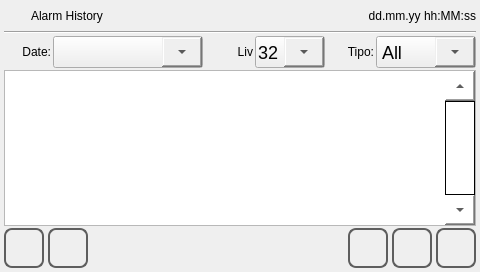
<?xml version="1.0" encoding="UTF-8"?>
<ui version="4.0">
 <class>alarms_history</class>
 <widget class="QWidget" name="alarms_history">
  <property name="geometry">
   <rect>
    <x>0</x>
    <y>0</y>
    <width>480</width>
    <height>272</height>
   </rect>
  </property>
  <property name="minimumSize">
   <size>
    <width>0</width>
    <height>0</height>
   </size>
  </property>
  <property name="maximumSize">
   <size>
    <width>16777215</width>
    <height>16777215</height>
   </size>
  </property>
  <property name="windowTitle">
   <string>alarms_history</string>
  </property>
  <property name="styleSheet">
   <string notr="true"/>
  </property>
  <layout class="QVBoxLayout" name="verticalLayout">
   <property name="spacing">
    <number>2</number>
   </property>
   <property name="margin">
    <number>4</number>
   </property>
   <item>
    <layout class="QHBoxLayout" name="horizontalLayout">
     <property name="sizeConstraint">
      <enum>QLayout::SetMinimumSize</enum>
     </property>
     <item>
      <widget class="QLabel" name="labelIcon">
       <property name="minimumSize">
        <size>
         <width>25</width>
         <height>25</height>
        </size>
       </property>
       <property name="maximumSize">
        <size>
         <width>25</width>
         <height>25</height>
        </size>
       </property>
       <property name="focusPolicy">
        <enum>Qt::NoFocus</enum>
       </property>
       <property name="styleSheet">
        <string notr="true">border-image: url(:/systemicons/img/Error.png);</string>
       </property>
       <property name="text">
        <string/>
       </property>
      </widget>
     </item>
     <item>
      <widget class="QLabel" name="labelTitle">
       <property name="sizePolicy">
        <sizepolicy hsizetype="Preferred" vsizetype="Fixed">
         <horstretch>0</horstretch>
         <verstretch>0</verstretch>
        </sizepolicy>
       </property>
       <property name="focusPolicy">
        <enum>Qt::NoFocus</enum>
       </property>
       <property name="text">
        <string>Alarm History</string>
       </property>
      </widget>
     </item>
     <item>
      <widget class="QLabel" name="labelUserName">
       <property name="text">
        <string/>
       </property>
      </widget>
     </item>
     <item>
      <widget class="QLabel" name="labelDataOra">
       <property name="sizePolicy">
        <sizepolicy hsizetype="Preferred" vsizetype="Fixed">
         <horstretch>0</horstretch>
         <verstretch>0</verstretch>
        </sizepolicy>
       </property>
       <property name="focusPolicy">
        <enum>Qt::NoFocus</enum>
       </property>
       <property name="text">
        <string>dd.mm.yy hh:MM:ss</string>
       </property>
       <property name="alignment">
        <set>Qt::AlignRight|Qt::AlignTrailing|Qt::AlignVCenter</set>
       </property>
      </widget>
     </item>
    </layout>
   </item>
   <item>
    <widget class="Line" name="line">
     <property name="focusPolicy">
      <enum>Qt::NoFocus</enum>
     </property>
     <property name="orientation">
      <enum>Qt::Horizontal</enum>
     </property>
    </widget>
   </item>
   <item>
    <layout class="QHBoxLayout" name="horizontalLayout_4">
     <item>
      <widget class="QLabel" name="labelDate">
       <property name="text">
        <string>Date:</string>
       </property>
       <property name="alignment">
        <set>Qt::AlignRight|Qt::AlignTrailing|Qt::AlignVCenter</set>
       </property>
      </widget>
     </item>
     <item>
      <widget class="QComboBox" name="comboBoxDate">
       <property name="sizePolicy">
        <sizepolicy hsizetype="MinimumExpanding" vsizetype="Fixed">
         <horstretch>0</horstretch>
         <verstretch>0</verstretch>
        </sizepolicy>
       </property>
       <property name="minimumSize">
        <size>
         <width>150</width>
         <height>34</height>
        </size>
       </property>
       <property name="maximumSize">
        <size>
         <width>150</width>
         <height>35</height>
        </size>
       </property>
       <property name="styleSheet">
        <string notr="true">/* Combobox item */
QAbstractItemView {
	/* padding of each item (top,right,bottom,left) */
	padding: 2 0 2 0;
	font-size: 18px;
}

/* Sets up scrollbar size, border, color */
QScrollBar:vertical {
	width: 40px;
	/* margin sets up how far the handle can travel (top,right,bottom,left) */
	margin: 40px 0px 40px 0px;
}

/* Sets up the color and height of handle (cursor) */
QScrollBar::handle:vertical {
	min-height:40px;
}

/* bottom button (set height at 0px to remove)*/
QScrollBar::add-line:vertical {
	height: 40px;
	subcontrol-position: bottom;
	subcontrol-origin: margin;
}

/* top button (set height at 0px to remove)*/
QScrollBar::sub-line:vertical {
	height: 40px;
	subcontrol-position: top;
	subcontrol-origin: margin;
	background-color: rgb(0, 255, 0);
}

/* need this to get rid of crosshatching on scrollbar background */
QScrollBar::add-page:vertical, QScrollBar::sub-page:vertical {
	background: none;
}

/* Combobox main item */
QComboBox {
	padding-left: 2px;
	font-size: 18px;
	min-height: 30px;
}

/* drop down button */
QComboBox::drop-down {
	min-width: 40px;
}
</string>
       </property>
      </widget>
     </item>
     <item>
      <widget class="QLabel" name="labelLevel">
       <property name="text">
        <string>Liv</string>
       </property>
       <property name="alignment">
        <set>Qt::AlignRight|Qt::AlignTrailing|Qt::AlignVCenter</set>
       </property>
      </widget>
     </item>
     <item>
      <widget class="QComboBox" name="comboBoxLevel">
       <property name="sizePolicy">
        <sizepolicy hsizetype="Minimum" vsizetype="Fixed">
         <horstretch>0</horstretch>
         <verstretch>0</verstretch>
        </sizepolicy>
       </property>
       <property name="minimumSize">
        <size>
         <width>70</width>
         <height>34</height>
        </size>
       </property>
       <property name="maximumSize">
        <size>
         <width>70</width>
         <height>35</height>
        </size>
       </property>
       <property name="styleSheet">
        <string notr="true">/* Combobox item */
QAbstractItemView {
	/* padding of each item (top,right,bottom,left) */
	padding: 2 0 2 0;
	font-size: 18px;
}

/* Sets up scrollbar size, border, color */
QScrollBar:vertical {
	width: 40px;
	/* margin sets up how far the handle can travel (top,right,bottom,left) */
	margin: 40px 0px 40px 0px;
}

/* Sets up the color and height of handle (cursor) */
QScrollBar::handle:vertical {
	min-height:40px;
}

/* bottom button (set height at 0px to remove)*/
QScrollBar::add-line:vertical {
	height: 40px;
	subcontrol-position: bottom;
	subcontrol-origin: margin;
}

/* top button (set height at 0px to remove)*/
QScrollBar::sub-line:vertical {
	height: 40px;
	subcontrol-position: top;
	subcontrol-origin: margin;
	background-color: rgb(0, 255, 0);
}

/* need this to get rid of crosshatching on scrollbar background */
QScrollBar::add-page:vertical, QScrollBar::sub-page:vertical {
	background: none;
}

/* Combobox main item */
QComboBox {
	padding-left: 2px;
	font-size: 18px;
	min-height: 30px;
}

/* drop down button */
QComboBox::drop-down {
	min-width: 40px;
}
</string>
       </property>
       <item>
        <property name="text">
         <string>32</string>
        </property>
       </item>
      </widget>
     </item>
     <item>
      <widget class="QLabel" name="labelType">
       <property name="text">
        <string>Tipo:</string>
       </property>
       <property name="alignment">
        <set>Qt::AlignRight|Qt::AlignTrailing|Qt::AlignVCenter</set>
       </property>
      </widget>
     </item>
     <item>
      <widget class="QComboBox" name="comboBoxType">
       <property name="sizePolicy">
        <sizepolicy hsizetype="Fixed" vsizetype="Fixed">
         <horstretch>0</horstretch>
         <verstretch>0</verstretch>
        </sizepolicy>
       </property>
       <property name="minimumSize">
        <size>
         <width>100</width>
         <height>34</height>
        </size>
       </property>
       <property name="maximumSize">
        <size>
         <width>100</width>
         <height>35</height>
        </size>
       </property>
       <property name="styleSheet">
        <string notr="true">    QAbstractItemView {
     padding: 5 5 16 5;
     font-size: 18px;
    }
     
    /* Sets up scrollbar size, border, color */
      QScrollBar:vertical {
          width: 40px;
      /* margin sets up how far the handle can travel*/
       margin: 0px 0px 0px 0px;
      }
     
    /* Sets up the color and height of handle */
      QScrollBar::handle:vertical {
          min-height:40px;
	background-color: rgb(0, 0, 0);
      }
     
    /* This remvoes the bottom button by setting the height to 0px */
      QScrollBar::add-line:vertical {
       height: 0px;
          subcontrol-position: bottom;
          subcontrol-origin: margin;
      }
     
    /* This remvoes the top button by setting the height to 0px */
      QScrollBar::sub-line:vertical {
         height: 0px;
          subcontrol-position: top;
          subcontrol-origin: margin;
      }
     
    /* need this to get rid of crosshatching on scrollbar background */
      QScrollBar::add-page:vertical, QScrollBar::sub-page:vertical {
          background: none;
      }
     
    QComboBox {
     padding-left: 5px;
     font-size: 18px;
     min-height: 30px;
 }
     
    QComboBox::drop-down {
    min-width: 40px;
    }
</string>
       </property>
       <item>
        <property name="text">
         <string>All</string>
        </property>
       </item>
       <item>
        <property name="text">
         <string>Alarm</string>
        </property>
       </item>
       <item>
        <property name="text">
         <string>Event</string>
        </property>
       </item>
      </widget>
     </item>
    </layout>
   </item>
   <item>
    <layout class="QHBoxLayout" name="horizontalLayout_3">
     <property name="spacing">
      <number>2</number>
     </property>
     <item>
      <widget class="QListWidget" name="listWidget">
       <property name="font">
        <font>
         <family>Ubuntu</family>
         <pointsize>16</pointsize>
         <weight>50</weight>
         <italic>false</italic>
         <bold>false</bold>
        </font>
       </property>
       <property name="focusPolicy">
        <enum>Qt::NoFocus</enum>
       </property>
       <property name="styleSheet">
        <string notr="true">QListWidget
{
	font: 16pt &quot;Ubuntu&quot;;
}
QScrollBar:vertical
{
        border-top: 30px solid #999999;
        border-bottom: 30px solid #999999;
        background:white;
        width:30px;    
        margin: 0px 0px 0px 0px;
}
QScrollBar::handle:vertical 
{
        border: 1px solid black;
	    background: rgb(255, 255, 255);
        min-height: 10px;
}
QScrollBar::add-line:vertical
{
        height: 30px;
	    background: rgb(255, 255, 255);
        subcontrol-position: bottom;
        subcontrol-origin: margin;
	image: url(:/systemicons/img/Down.png);
}
QScrollBar::sub-line:vertical 
{
       height: 30px;
	    background: rgb(255, 255, 255);
        subcontrol-position: top;
	    subcontrol-origin: margin;
	image: url(:/systemicons/img/Up.png);
}

QScrollBar:horizontal
{
        border-left: 30px solid #999999;
        border-right: 30px solid #999999;
        background:white;
        height:30px;    
        margin: 0px 0px 0px 0px;
}
QScrollBar::handle:horizontal 
{
        border: 1px solid black;
	    background: rgb(255, 255, 255);
        min-width: 10px;
}
QScrollBar::add-line:horizontal
{
        width: 30px;
	    background: rgb(255, 255, 255);
        subcontrol-position: left;
        subcontrol-origin: margin;
	image: url(:/icons/img/left.png);
}
QScrollBar::sub-line:horizontal 
{
       width: 30px;
	    background: rgb(255, 255, 255);
        subcontrol-position: right;
	    subcontrol-origin: margin;
	image: url(:/icons/img/right.png);
}</string>
       </property>
       <property name="verticalScrollBarPolicy">
        <enum>Qt::ScrollBarAlwaysOn</enum>
       </property>
       <property name="alternatingRowColors">
        <bool>true</bool>
       </property>
      </widget>
     </item>
    </layout>
   </item>
   <item>
    <layout class="QHBoxLayout" name="horizontalLayout_2">
     <property name="spacing">
      <number>4</number>
     </property>
     <item>
      <widget class="QPushButton" name="pushButtonHome">
       <property name="sizePolicy">
        <sizepolicy hsizetype="Minimum" vsizetype="Fixed">
         <horstretch>60</horstretch>
         <verstretch>60</verstretch>
        </sizepolicy>
       </property>
       <property name="minimumSize">
        <size>
         <width>40</width>
         <height>40</height>
        </size>
       </property>
       <property name="maximumSize">
        <size>
         <width>40</width>
         <height>40</height>
        </size>
       </property>
       <property name="focusPolicy">
        <enum>Qt::NoFocus</enum>
       </property>
       <property name="styleSheet">
        <string notr="true">QPushButton
{
border: 2px solid  rgb(94, 94, 94);
border-radius: 8px;
qproperty-icon: url(:/systemicons/img/Home.png);
qproperty-iconSize: 24px 24px;
qproperty-focusPolicy: NoFocus;
}
QPushButton:pressed
{
border: 2px solid  rgb(194, 194, 194);
background-color:  rgb(255, 255, 127);
}
QPushButton:disabled
{
border: 2px solid  rgb(194, 194, 194);
}
</string>
       </property>
       <property name="text">
        <string/>
       </property>
      </widget>
     </item>
     <item>
      <widget class="QPushButton" name="pushButtonBack">
       <property name="sizePolicy">
        <sizepolicy hsizetype="Minimum" vsizetype="Fixed">
         <horstretch>60</horstretch>
         <verstretch>60</verstretch>
        </sizepolicy>
       </property>
       <property name="minimumSize">
        <size>
         <width>40</width>
         <height>40</height>
        </size>
       </property>
       <property name="maximumSize">
        <size>
         <width>40</width>
         <height>40</height>
        </size>
       </property>
       <property name="focusPolicy">
        <enum>Qt::NoFocus</enum>
       </property>
       <property name="styleSheet">
        <string notr="true">QPushButton
{
border: 2px solid  rgb(94, 94, 94);
border-radius: 8px;
qproperty-icon: url(:/systemicons/img/Go_back.png);
qproperty-iconSize: 24px 24px;
qproperty-focusPolicy: NoFocus;
}
QPushButton:pressed
{
border: 2px solid  rgb(194, 194, 194);
background-color:  rgb(255, 255, 127);
}
QPushButton:disabled
{
border: 2px solid  rgb(194, 194, 194);
}
</string>
       </property>
       <property name="text">
        <string/>
       </property>
      </widget>
     </item>
     <item>
      <spacer name="horizontalSpacer">
       <property name="orientation">
        <enum>Qt::Horizontal</enum>
       </property>
       <property name="sizeHint" stdset="0">
        <size>
         <width>50</width>
         <height>20</height>
        </size>
       </property>
      </spacer>
     </item>
     <item>
      <widget class="QPushButton" name="pushButtonPrevious">
       <property name="sizePolicy">
        <sizepolicy hsizetype="Minimum" vsizetype="Fixed">
         <horstretch>60</horstretch>
         <verstretch>60</verstretch>
        </sizepolicy>
       </property>
       <property name="minimumSize">
        <size>
         <width>40</width>
         <height>40</height>
        </size>
       </property>
       <property name="maximumSize">
        <size>
         <width>40</width>
         <height>40</height>
        </size>
       </property>
       <property name="focusPolicy">
        <enum>Qt::NoFocus</enum>
       </property>
       <property name="styleSheet">
        <string notr="true">QPushButton
{
border: 2px solid  rgb(94, 94, 94);
border-radius: 8px;
qproperty-icon: url(:/systemicons/img/Back.png);
qproperty-iconSize: 24px 24px;
qproperty-focusPolicy: NoFocus;
}
QPushButton:pressed
{
border: 2px solid  rgb(194, 194, 194);
background-color:  rgb(255, 255, 127);
}
QPushButton:disabled
{
border: 2px solid  rgb(194, 194, 194);
}
</string>
       </property>
       <property name="text">
        <string/>
       </property>
      </widget>
     </item>
     <item>
      <widget class="QPushButton" name="pushButtonNext">
       <property name="minimumSize">
        <size>
         <width>40</width>
         <height>40</height>
        </size>
       </property>
       <property name="maximumSize">
        <size>
         <width>40</width>
         <height>40</height>
        </size>
       </property>
       <property name="styleSheet">
        <string notr="true">QPushButton
{
border: 2px solid  rgb(94, 94, 94);
border-radius: 8px;
qproperty-icon: url(:/systemicons/img/Forward.png);
qproperty-iconSize: 24px 24px;
qproperty-focusPolicy: NoFocus;
}
QPushButton:pressed
{
border: 2px solid  rgb(194, 194, 194);
background-color:  rgb(255, 255, 127);
}
QPushButton:disabled
{
border: 2px solid  rgb(194, 194, 194);
}
</string>
       </property>
       <property name="text">
        <string/>
       </property>
      </widget>
     </item>
     <item>
      <widget class="QPushButton" name="pushButtonSave">
       <property name="minimumSize">
        <size>
         <width>40</width>
         <height>40</height>
        </size>
       </property>
       <property name="maximumSize">
        <size>
         <width>40</width>
         <height>40</height>
        </size>
       </property>
       <property name="styleSheet">
        <string notr="true">QPushButton
{
border: 2px solid  rgb(94, 94, 94);
border-radius: 8px;
qproperty-icon: url(:/systemicons/img/Flash_drive.png);
qproperty-iconSize: 24px 24px;
qproperty-focusPolicy: NoFocus;
}
QPushButton:pressed
{
border: 2px solid  rgb(194, 194, 194);
background-color:  rgb(255, 255, 127);
}
QPushButton:disabled
{
border: 2px solid  rgb(194, 194, 194);
}
</string>
       </property>
       <property name="text">
        <string/>
       </property>
      </widget>
     </item>
    </layout>
   </item>
  </layout>
 </widget>
 <resources/>
 <connections/>
</ui>
